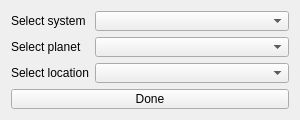
<?xml version="1.0" encoding="UTF-8"?>
<ui version="4.0">
 <class>LocationSelector</class>
 <widget class="QWidget" name="LocationSelector">
  <property name="geometry">
   <rect>
    <x>0</x>
    <y>0</y>
    <width>300</width>
    <height>120</height>
   </rect>
  </property>
  <property name="sizePolicy">
   <sizepolicy hsizetype="Fixed" vsizetype="Fixed">
    <horstretch>0</horstretch>
    <verstretch>0</verstretch>
   </sizepolicy>
  </property>
  <property name="minimumSize">
   <size>
    <width>300</width>
    <height>120</height>
   </size>
  </property>
  <property name="maximumSize">
   <size>
    <width>300</width>
    <height>120</height>
   </size>
  </property>
  <property name="windowTitle">
   <string>Form</string>
  </property>
  <layout class="QGridLayout" name="gridLayout">
   <item row="0" column="1">
    <widget class="QComboBox" name="comboBox"/>
   </item>
   <item row="2" column="0">
    <widget class="QLabel" name="label_3">
     <property name="sizePolicy">
      <sizepolicy hsizetype="Maximum" vsizetype="Preferred">
       <horstretch>0</horstretch>
       <verstretch>0</verstretch>
      </sizepolicy>
     </property>
     <property name="text">
      <string>Select location</string>
     </property>
    </widget>
   </item>
   <item row="1" column="1">
    <widget class="QComboBox" name="comboBox_2"/>
   </item>
   <item row="0" column="0">
    <widget class="QLabel" name="label">
     <property name="sizePolicy">
      <sizepolicy hsizetype="Maximum" vsizetype="Preferred">
       <horstretch>0</horstretch>
       <verstretch>0</verstretch>
      </sizepolicy>
     </property>
     <property name="text">
      <string>Select system</string>
     </property>
    </widget>
   </item>
   <item row="1" column="0">
    <widget class="QLabel" name="label_2">
     <property name="sizePolicy">
      <sizepolicy hsizetype="Maximum" vsizetype="Preferred">
       <horstretch>0</horstretch>
       <verstretch>0</verstretch>
      </sizepolicy>
     </property>
     <property name="text">
      <string>Select planet</string>
     </property>
    </widget>
   </item>
   <item row="2" column="1">
    <widget class="QComboBox" name="comboBox_3"/>
   </item>
   <item row="3" column="0" colspan="2">
    <widget class="QPushButton" name="pushButtonDone">
     <property name="text">
      <string>Done</string>
     </property>
    </widget>
   </item>
  </layout>
 </widget>
 <resources/>
 <connections/>
</ui>
